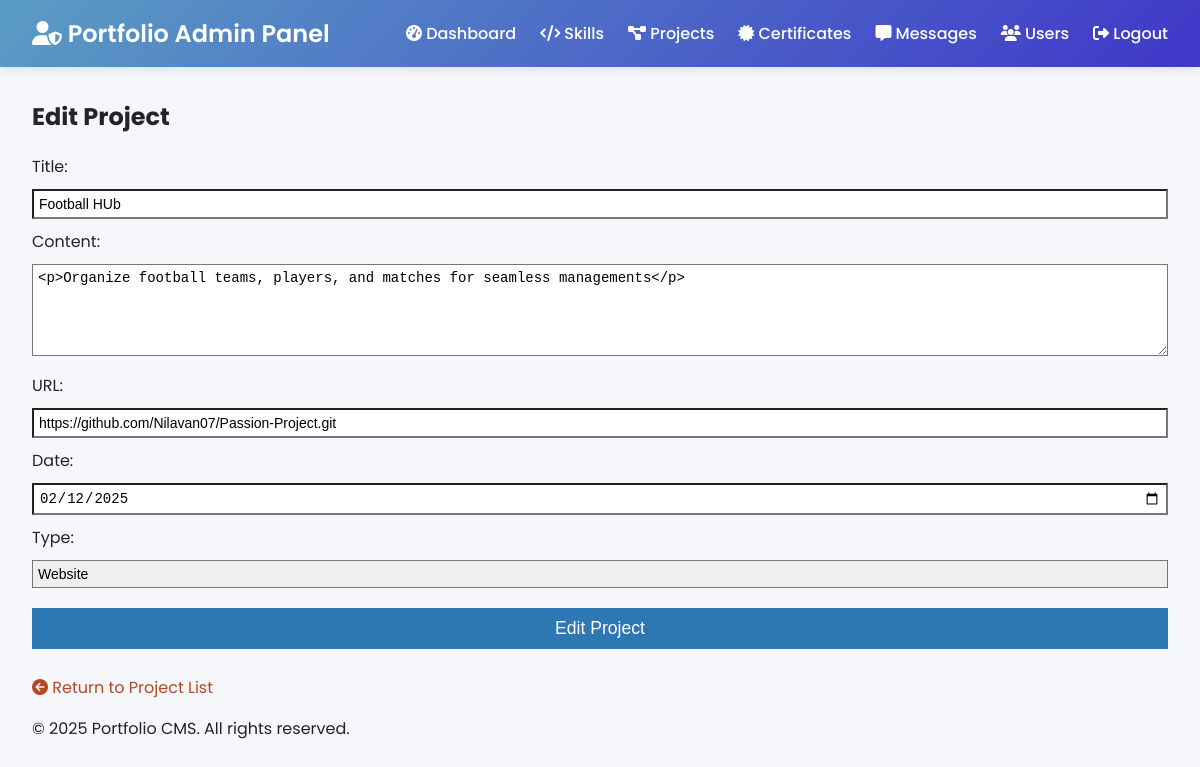
The app's page /admin/projects_edit.php?id=3 (signed in) with its own data.
### tables this page shows
CREATE TABLE `projects` (
  `id` int UNSIGNED NOT NULL,
  `title` varchar(100) DEFAULT NULL,
  `content` text NOT NULL,
  `url` varchar(100) NOT NULL,
  `type` enum('Website','Graphic Design') DEFAULT NULL,
  `date` date DEFAULT NULL,
  `photo` longblob
);

### admin/projects_edit.php (the view, shortened to what this page needs)
<?php
include( 'includes/database.php' );
if( isset( $_GET['id'] ) )
{
  $query = 'SELECT *
    FROM projects
    WHERE id = '.$_GET['id'].'
    LIMIT 1';
  $result = mysqli_query( $connect, $query );
  $record = mysqli_fetch_assoc( $result );
}
include( 'includes/header.php' );
?>
<h2>Edit Project</h2>
<form method="post">
  <label for="title">Title:</label>
  <input type="text" name="title" id="title" value="<?php echo htmlentities( $record['title'] ); ?>">
  <br>
  <label for="content">Content:</label>
  <textarea type="text" name="content" id="content" rows="5"><?php echo htmlentities( $record['content'] ); ?></textarea>
  <br>
  <label for="url">URL:</label>
  <input type="text" name="url" id="url" value="<?php echo htmlentities( $record['url'] ); ?>">
  <br>
  <label for="date">Date:</label>
  <input type="date" name="date" id="date" value="<?php echo htmlentities( $record['date'] ); ?>">
  <br>
  <label for="type">Type:</label>
  <?php
  $values = array( 'Website', 'Graphic Design' );
  echo '<select name="type" id="type">';
  foreach( $values as $key => $value )
  {
    echo '<option value="'.$value.'"';
    if( $value == $record['type'] ) echo ' selected="selected"';
    echo '>'.$value.'</option>';
  }
  echo '</select>';
  ?>
  <br>
  <input type="submit" value="Edit Project">
</form>
<p><a href="projects.php"><i class="fas fa-arrow-circle-left"></i> Return to Project List</a></p>
<?php
include( 'includes/footer.php' );
?>

### admin/styles.css (style rules this page uses)
a:link, a:active, a:hover, a:visited { text-decoration: none; color: #b44824; }
label { display: block; margin: 0 0 10px 0; text-align: left; }
select { -webkit-appearance: none; -moz-appearance: none; appearance: none; font-size: 14px; padding: 5px; width: 100%; margin: 0 0 10px 0; box-sizing: border-box; border-radius: 0; }
textarea { border-radius: 0; font-size: 14px; padding: 5px; width: 100%; margin: 0 0 10px 0; box-sizing: border-box; }
input { border-radius: 0; font-size: 14px; padding: 5px; width: 100%; margin: 0 0 10px 0; box-sizing: border-box; }
input[type=submit] { border: 0; background-color: #2d77b4; color: #fff; padding: 10px 10px; font-size: 110%; margin-top: 10px; }

### admin/includes/header.php (style rules this page uses)
:root { --primary-color:rgb(90, 157, 196); --secondary-color: #3f37c9; --accent-color:rgb(54, 170, 205); --light-color: #f8f9fa; --dark-color: #212529; --success-color: #4bb543; --warning-color: #f0ad4e; --danger-color: #d9534f; }
body { font-family: 'Poppins', sans-serif; margin: 0; padding: 0; background-color: #f5f7fa; color: var(--dark-color); }

### records on screen
projects: title "Football HUb", content "<p>Organize football teams, players, and matches for seamless managements</p>", url "https://github.com/Nilavan07/Passion-Project.git", date "02/12/2025", type "Website"
